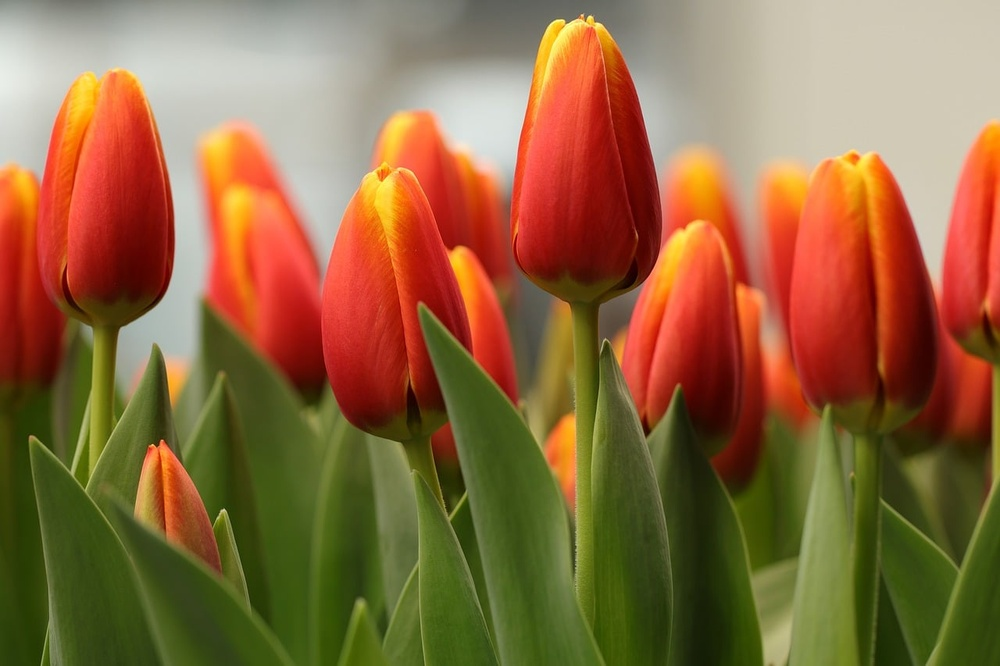
//> input picture src/common/task1_image/example.jpg, 1000 x 666 px, shrunk from 1280 x 853 before the run
$ ./main   (built with g++ and OpenCV 4)
//> lines starting //> are read from the running program, lines starting //| are printed output that depends on the picture; after the words box and inside, x2 and y2 are one past the last pixel; in counts of white or black regions, pixels touching at a corner belong together
#include <opencv2/opencv.hpp>
#include <iostream>
using namespace std;
using namespace cv;

void writefile(string path, Mat* src){
    Mat img = *src;
    cout<<"Writing image to "<<path<<endl;
    if(img.empty()){
        cerr<<"Image is empty, cannot write to "<<path<<endl;
        return;
    }
    if(img.type() != CV_8UC1 && img.type() != CV_8UC3){
        cerr<<"Image type is not supported for writing to "<<path<<endl;
        return;
    }
    if(!img.isContinuous()){
        cerr<<"Image is not continuous, making it continuous for writing to "<<path<<endl;
        return;
    }
    if(imwrite(path,img)){
        cout<<path<<" - done.";
    }else{
        cerr<<"Writing " << path << " failed!\n";
    }
    return;
}
void testimg(Mat gray){
    cout<<"rows:"<<gray.rows<<", cols:"<<gray.cols<<endl;
    cout<<"channels:"<<gray.channels()<<", type:"<<gray.type()<<endl;
    cout<<"depth:"<<gray.depth()<<endl;
}

int main(){
    Mat img = imread("example.jpg");
//> img is the input picture: 666 rows x 1000 cols, CV_8UC3; mean B, G, R 63.9, 103.8, 141.8
    if(img.empty())
    {
        cerr << "Cannot read image!" << endl;
        return 1;
    }
    cout << "Image loading successful.\n";
    imshow("Original",img);

    Mat test(200,200,CV_8UC3,Scalar(0,0,255));
    //Mat img = imread("test.png");
    if(imwrite("test1.png",test)){
        cout<<"test.png - done.\n";
    }else{
        cerr<<"Writing test.png failed!\n";
    }
    Mat gray;
    cvtColor(img, gray, COLOR_BGR2GRAY);
    imshow("Gray",gray);
    cout<<"rows:"<<gray.rows<<", cols:"<<gray.cols<<endl;
//| rows:666, cols:1000
    cout<<"channels:"<<gray.channels()<<", type:"<<gray.type()<<endl;
//| channels:1, type:0
    cout<<"depth:"<<gray.depth()<<endl;
//| depth:0

    writefile("gray.png", &gray);

    Mat meanImg, gaussianImg, medianImg;
    blur(img, meanImg, Size(5,5));
    GaussianBlur(img, gaussianImg, Size(5,5), 1.5);
    medianBlur(img, medianImg, 5);

    imshow("Mean", meanImg);
    imshow("Gaussian", gaussianImg);
    imshow("Median", medianImg);
    writefile("mean_filter.png", &meanImg);
    writefile("gaussian_filter.png", &gaussianImg);
    writefile("median_filter.png", &medianImg);


    Mat  binary, adaptive;
    threshold(gray, binary, 128,255, THRESH_BINARY);
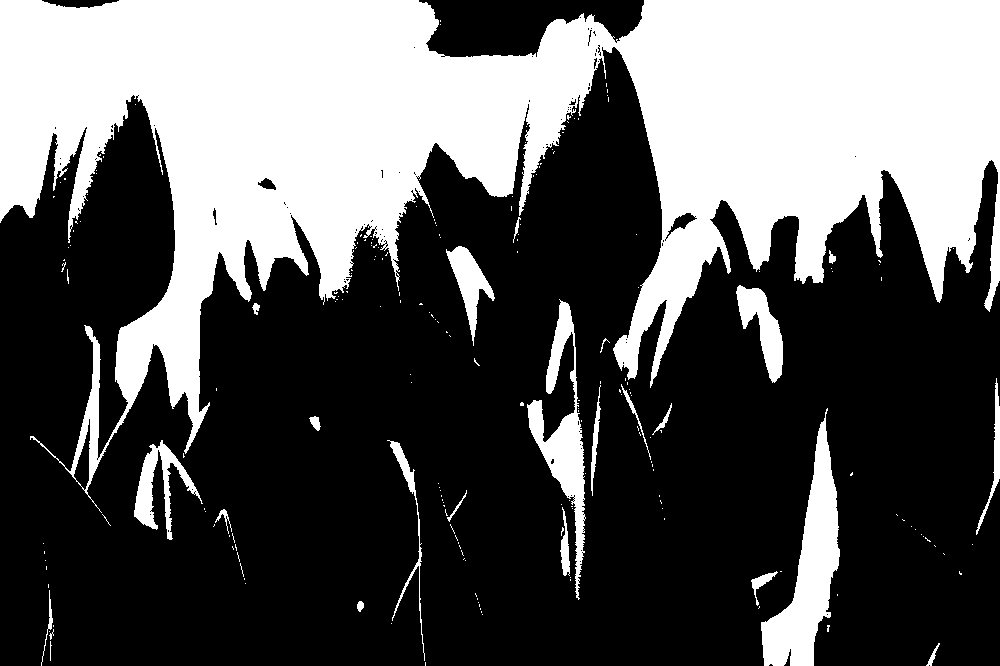
//> binary: 666 rows x 1000 cols, CV_8UC1; 35.4% white; 210 white regions (185 under 20 px), largest, box (x1, y1, x2, y2) and area: (0, 0, 1000, 513) 212758, (761, 408, 840, 666) 8085, (527, 299, 586, 600) 5028
    adaptiveThreshold(gray, adaptive, 255, ADAPTIVE_THRESH_GAUSSIAN_C, THRESH_BINARY, 11, 2);
//> adaptive: 666 rows x 1000 cols, CV_8UC1; 84.6% white; 6364 black regions (5902 under 20 px), largest, box (x1, y1, x2, y2) and area: (583, 30, 662, 521) 4013, (110, 404, 299, 664) 3331, (392, 171, 474, 517) 3116
    imshow("Binary", binary);
    imshow("Binary", adaptive);

    Mat smooth, edges;
    GaussianBlur(img, smooth, Size(5,5), 1.5);
    Canny(smooth, edges, 100, 200);
//> edges: 666 rows x 1000 cols, CV_8UC1; 1.1% white in thin lines or dots
    imshow("Canny", edges);

    Mat hsv, maskLow, maskHigh, mask;
    cvtColor(img, hsv, COLOR_BGR2HSV);
//> hsv: 666 rows x 1000 cols, CV_8UC3; mean H, S, V 24.5, 155.8, 147.7
    inRange(hsv, Scalar(0, 100, 100), Scalar(10, 255, 255), maskLow);
//> maskLow: 666 rows x 1000 cols, CV_8UC1; 25.2% white; 46 white regions (37 under 20 px), largest, box (x1, y1, x2, y2) and area: (198, 28, 1000, 433) 136258, (0, 73, 175, 376) 27642, (156, 440, 220, 571) 2628
    inRange(hsv, Scalar(170, 100, 100), Scalar(179, 255, 255), maskHigh);
//> maskHigh: 666 rows x 1000 cols, CV_8UC1; 0.03% white in thin lines or dots, all inside (x1, y1, x2, y2) = (42, 129, 921, 409)
    bitwise_or(maskLow, maskHigh, mask);
//> mask: 666 rows x 1000 cols, CV_8UC1; 25.2% white; 46 white regions (37 under 20 px), largest, box (x1, y1, x2, y2) and area: (198, 28, 1000, 433) 136434, (0, 73, 175, 376) 27678, (156, 440, 220, 571) 2628
    imshow("Red Mask", mask);
    writefile("red_mask.png", &mask);
    writefile("hsv.png", &hsv);

    Mat equalized;
    equalizeHist(gray, equalized);
    imshow("Equalized", equalized);

    Mat kernel = getStructuringElement(MORPH_RECT, Size(5,5));
    Mat dilated, eroded, opened, closed;
    dilate(binary, dilated, kernel);
//> dilated: 666 rows x 1000 cols, CV_8UC1; 40.1% white; 47 white regions, largest, box (x1, y1, x2, y2) and area: (0, 0, 1000, 542) 235002, (759, 406, 842, 666) 9440, (518, 297, 588, 602) 8185
    erode(binary, eroded, kernel);
//> eroded: 666 rows x 1000 cols, CV_8UC1; 31.6% white; 44 white regions (27 under 20 px), largest, box (x1, y1, x2, y2) and area: (0, 0, 614, 431) 111664, (616, 0, 1000, 376) 83872, (763, 424, 838, 666) 6710
    morphologyEx(binary, opened, MORPH_OPEN, kernel);
//> opened: 666 rows x 1000 cols, CV_8UC1; 34.5% white; 29 white regions, largest, box (x1, y1, x2, y2) and area: (0, 0, 1000, 436) 207756, (761, 422, 840, 666) 8026, (528, 401, 584, 550) 3290
    morphologyEx(binary, closed, MORPH_CLOSE, kernel);
//> closed: 666 rows x 1000 cols, CV_8UC1; 35.9% white; 114 white regions (92 under 20 px), largest, box (x1, y1, x2, y2) and area: (0, 0, 1000, 513) 215401, (761, 408, 840, 666) 8164, (520, 299, 586, 600) 5356
    imshow("Open", opened);
    imshow("Close", closed);
    writefile("dilate.png", &dilated);
    writefile("erode.png", &eroded);
    writefile("open.png", &opened);
    writefile("close.png", &closed);

    Mat gradX, gradY, absX, absY, grad;
    Sobel(gray, gradX, CV_16S, 1, 0);
    Sobel(gray, gradY, CV_16S, 0, 1);
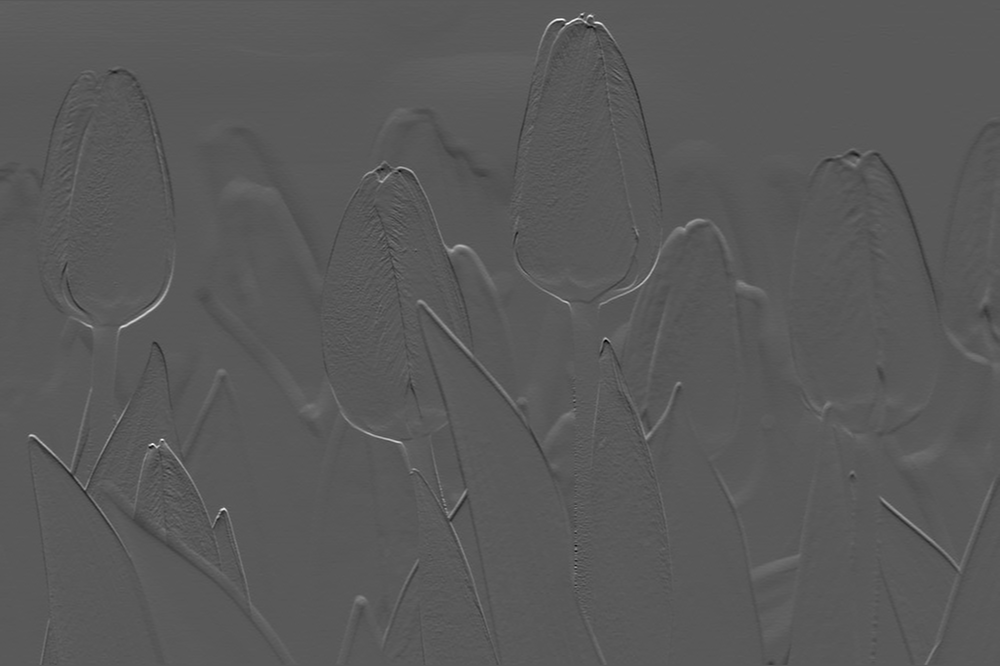
//> gradY: 666 rows x 1000 cols, CV_16SC1; min -302, max 558, mean -0.9; drawn with min black and max white
    convertScaleAbs(gradX, absX);
    convertScaleAbs(gradY, absY);
    addWeighted(absX, 0.5, absY, 0.5, 0, grad);
    imshow("Sobel", grad);

    Mat channels[3],colorEdges;
    split(hsv, channels);
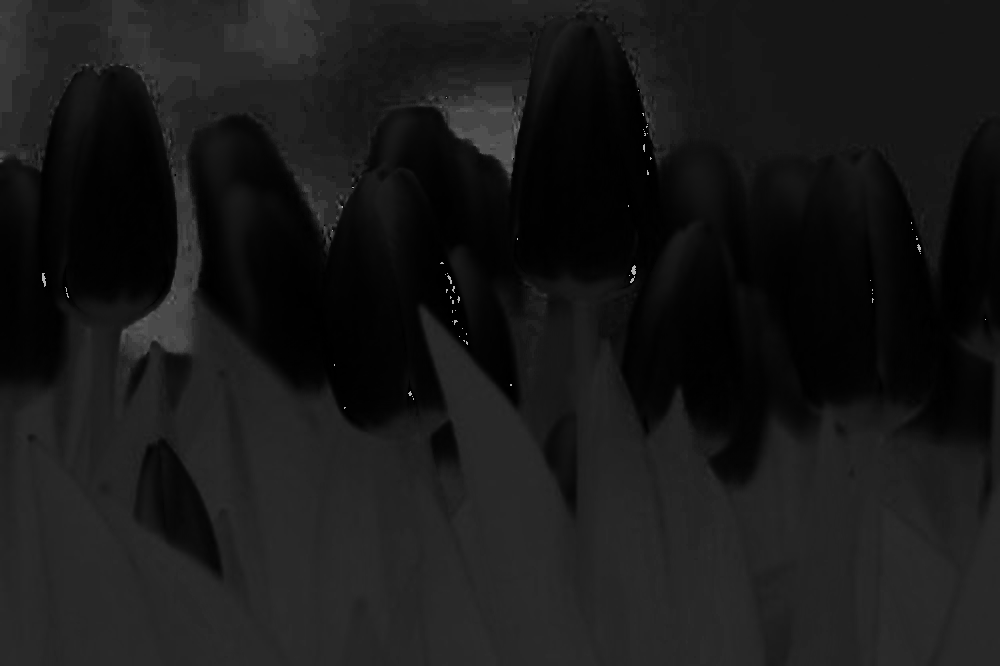
//> channels[0]: 666 rows x 1000 cols, CV_8UC1; min 0, max 179, mean 24.5
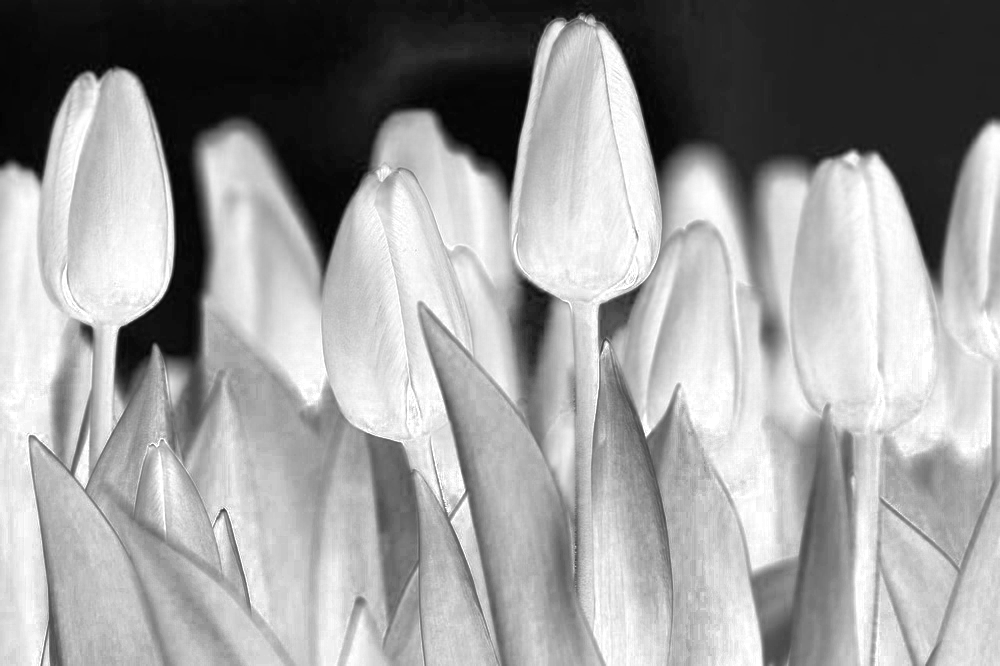
//> channels[1]: 666 rows x 1000 cols, CV_8UC1; min 0, max 255, mean 155.8
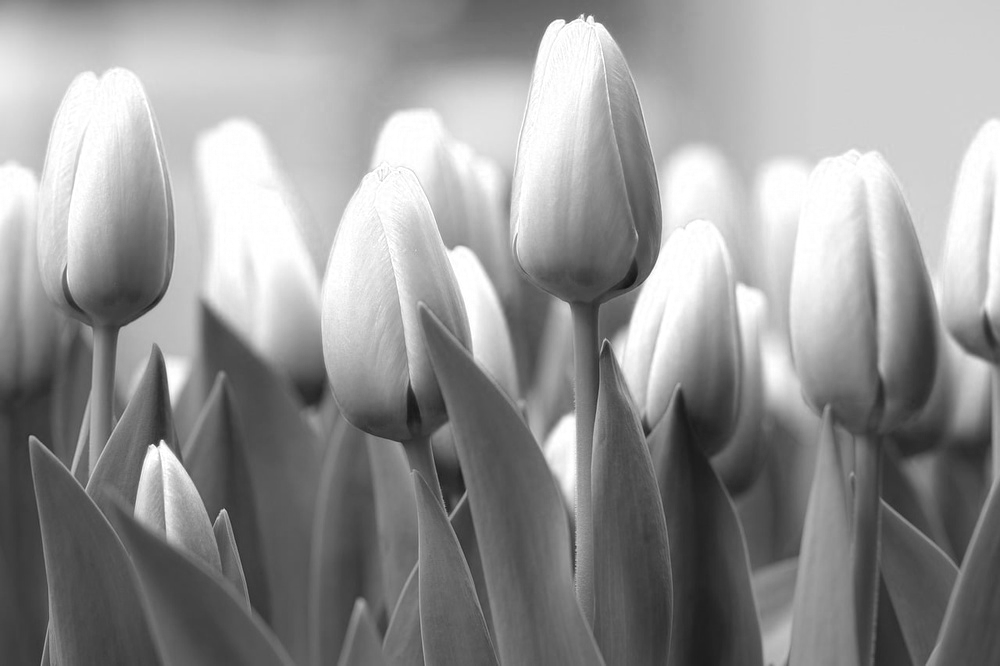
//> channels[2]: 666 rows x 1000 cols, CV_8UC1; min 18, max 255, mean 147.7
    Canny(channels[0], colorEdges, 100, 200);
//> colorEdges: 666 rows x 1000 cols, CV_8UC1; 0.2% white in thin lines or dots, all inside (x1, y1, x2, y2) = (0, 63, 987, 409)
    imshow("Hue Edges", colorEdges);

    Mat morph;
    Canny(gray, edges, 100, 200);
//> edges: 666 rows x 1000 cols, CV_8UC1; 1.4% white in thin lines or dots
    kernel = getStructuringElement(MORPH_RECT, Size(3, 3));
    morphologyEx(edges, morph, MORPH_CLOSE, kernel);
//> morph: 666 rows x 1000 cols, CV_8UC1; 1.8% white in thin lines or dots
    std::vector<std::vector<Point>> contours;
    std::vector<Vec4i> hierarchy;
    findContours(morph,contours,hierarchy,RETR_EXTERNAL,CHAIN_APPROX_SIMPLE);
//> contours = 47 contours, 30 with area under 20; largest, box (x1, y1, x2, y2) and area: (28, 343, 131, 666) 1270, (361, 161, 501, 658) 934, (535, 14, 706, 497) 758, (878, 373, 994, 666) 460, (133, 439, 252, 613) 408
    Mat ContourImg = Mat::zeros(img.size(),CV_8UC3);
    drawContours(ContourImg, contours, -1, Scalar(0,255,0),2);
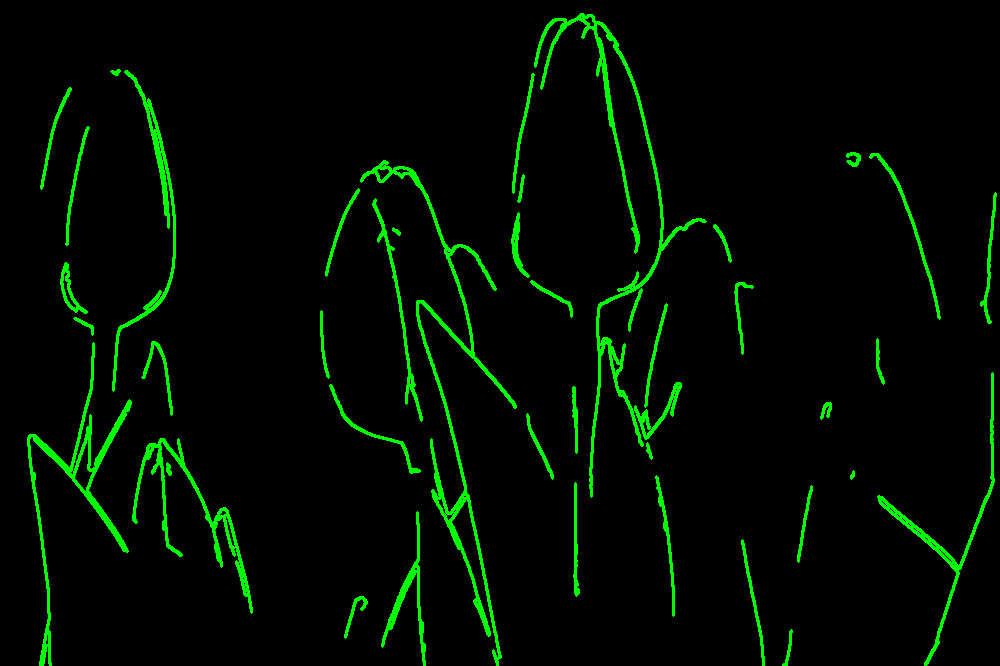
//> ContourImg: 666 rows x 1000 cols, CV_8UC3; mean B, G, R 0, 11.5, 0
    imshow("Contours",ContourImg);

    Mat result = img.clone();
    for(size_t i = 0; i < contours.size(); i++)
    {
        double area = contourArea(contours[i]);
        if(area < 500.0)continue;
        Rect box = boundingRect(contours[i]);
        double ratio = static_cast<double>(box.width)/box.height;
        if(ratio < 0.2 || ratio > 5.0)continue;

        rectangle(result, box, Scalar(0,0,255),2);
        drawContours(result,contours,static_cast<int>(i),Scalar(0,255,0),2);
    }
//> this loop made 47 passes
//> (area, box, ratio) on passes 20, 39, 47: (1269.5, Rect(28, 343, 103, 323), 0.319), (934.5, Rect(361, 161, 140, 497), 0.282), (758.5, Rect(535, 14, 171, 483), 0.354)
//> area on passes 5, 7, 8, 12, 15, 16: 274.5, 31.5, 35, 408, 33.5, 44
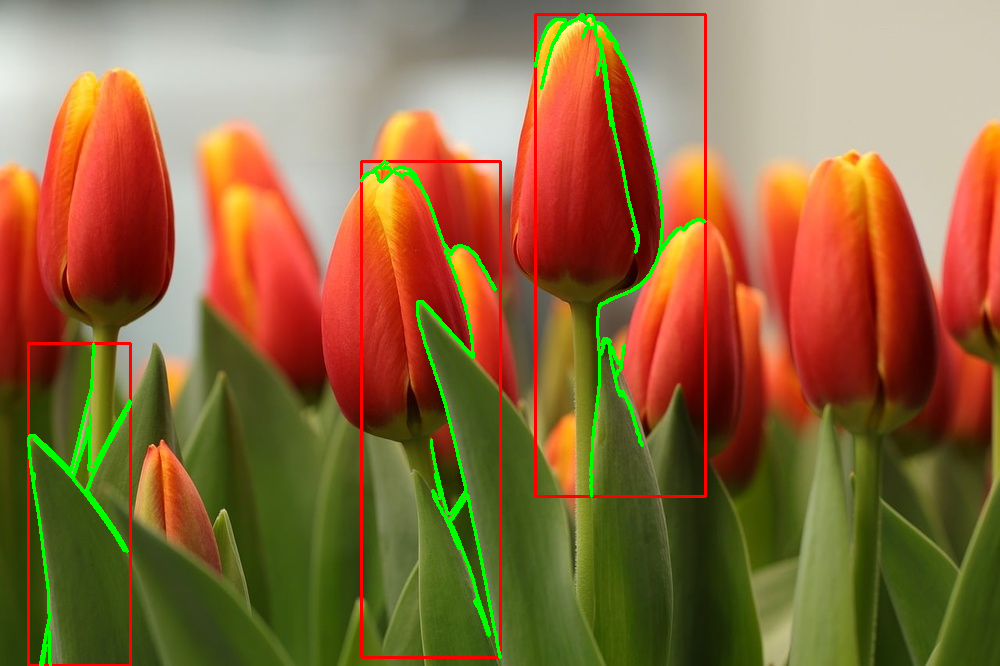
//> result: 666 rows x 1000 cols, CV_8UC3; 3.29% of pixels changed, all inside (x1, y1, x2, y2) = (27, 13, 707, 666)
    imshow("filtered contours", result);
    writefile("contours_boxes.png", &ContourImg);

    waitKey(0);
    return 0;
}
